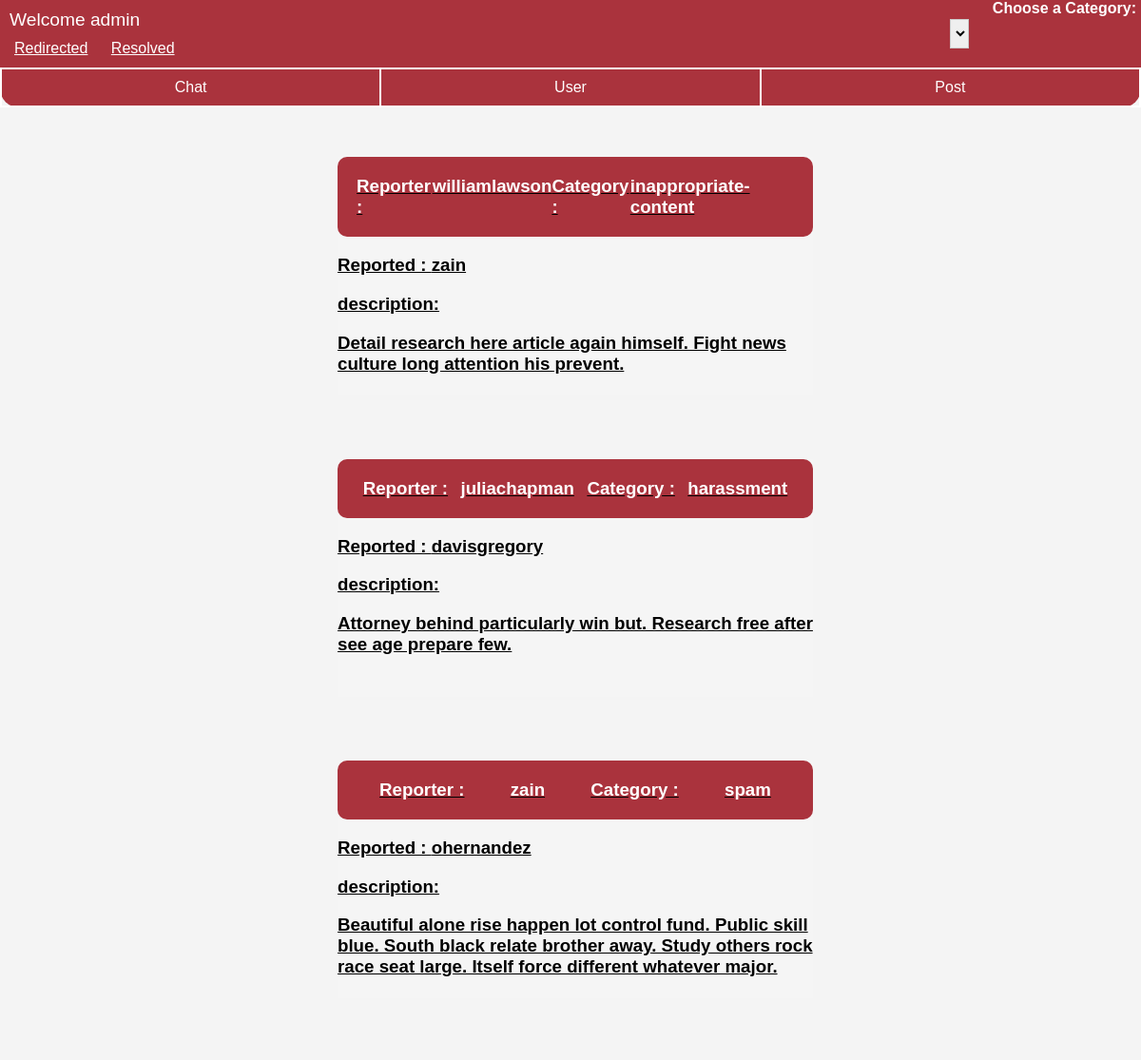
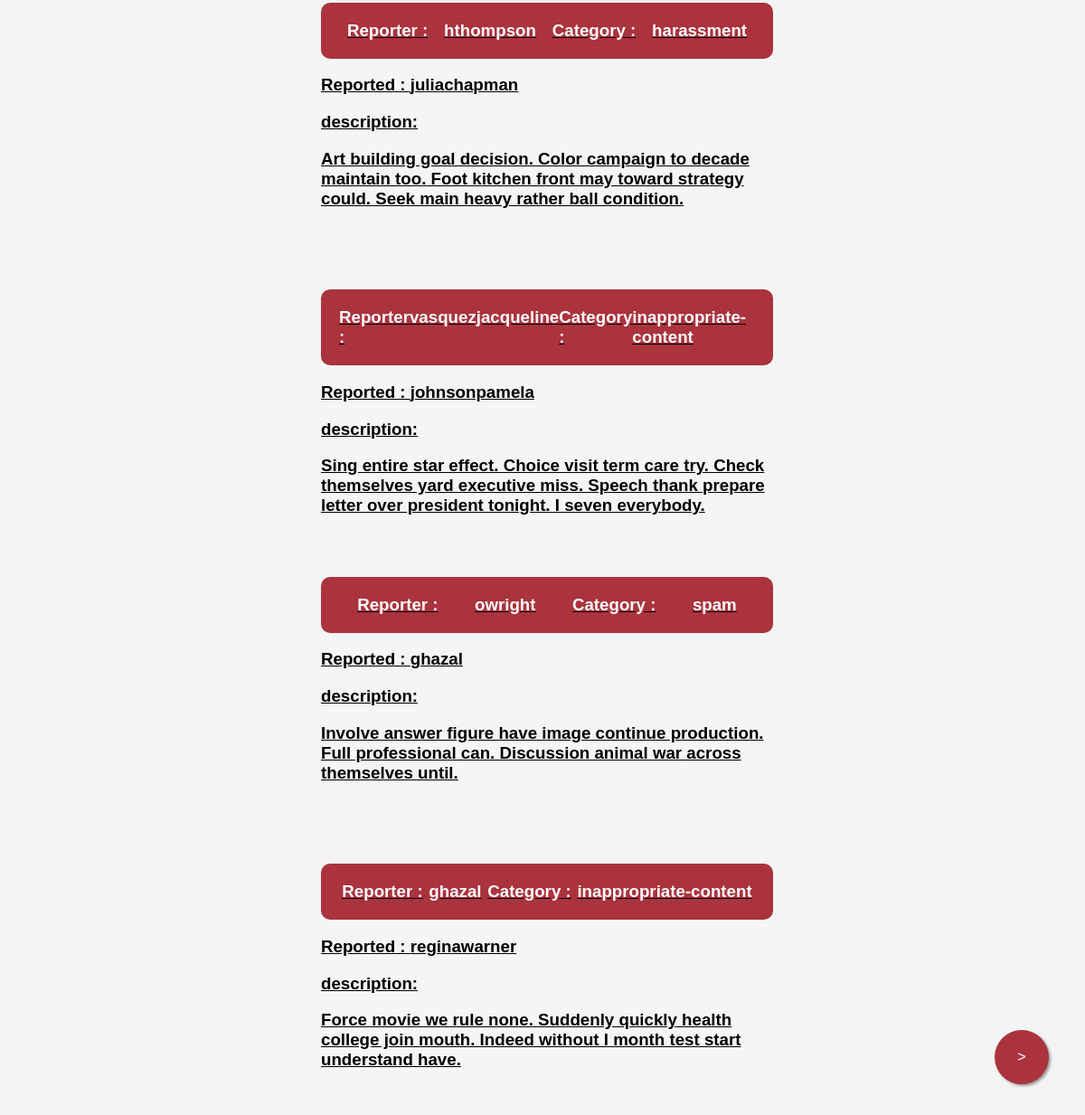
/report/ (signed in), run on the app's committed database (2 pictures, top to bottom).
### accounts/models.py (models this page shows, shortened)
class CustomUser(AbstractUser):
    email = models.EmailField(blank=False, null=False, unique=True)
    profile_image = models.ImageField(default='profile_images/default.png', upload_to='profile_images/', blank=True, null=True)
    birth_date = models.DateField(blank=True, null=True)
    phone_number = PhoneNumberField(blank=True, null=True)
    gender = models.CharField(blank=True, null=True, max_length=1, choices=GENDER_CHOICES)
    role = models.CharField(max_length=25, choices=ROLE, default='regular-user')
    is_online = models.BooleanField(default=False)
    last_online = models.DateTimeField(blank=True, null=True)
    is_banned = models.BooleanField(default=False)
    def __str__(self):
        return self.username

### report/models.py (models this page shows, shortened)
class Report(models.Model):
    reporter = models.ForeignKey(CustomUser, on_delete=models.CASCADE, related_name='reporter')
    type = models.CharField(max_length=25, choices=TYPE)
    category = models.CharField(max_length=25, choices=CATEGORY)
    reported_user = models.ForeignKey(CustomUser, on_delete=models.CASCADE, related_name='reported_user')
    description = models.TextField(null=True, blank=True)
    status = models.CharField(max_length=25, choices=STATUS, default='pending')
    reported_post = models.ForeignKey(Post, on_delete=models.SET_NULL, related_name='reported_post', null=True, blank=True)
    reported_chat = models.ForeignKey(Chat, on_delete=models.PROTECT, related_name='reported_chat', null=True, blank=True)
    moderator = models.ForeignKey(CustomUser, on_delete=models.CASCADE, related_name='moderator', null=True, blank=True)
    moderator_comment = models.TextField(null=True, blank=True)
    created_at = models.DateTimeField(auto_now_add=True)
    updated_at = models.DateTimeField(auto_now=True)

### report/views.py (the view)
# urls.py: path('', views.ReportList.as_view(), name='reports'), # '/report/?status=pending&type=user'
class ReportList(LoginRequiredMixin, PermissionRequiredMixin, generic.ListView):
    model = Report
    template_name = 'report/report_list.html'
    context_object_name = 'reports'
    permission_required = 'report.view_report'
    def get_queryset(self):
        user_role = self.request.user.role
        if user_role == 'moderator':
            status = 'pending'
        elif user_role == 'admin':
            status = self.request.GET.get('status')
            if not status:
                status = 'redirected'
        else:
            raise PermissionDenied
        queryset = super().get_queryset()
        type = self.request.GET.get('type')
        category = self.request.GET.get('category')
        if status:
            queryset = queryset.filter(status=status)
        if type:
            queryset = queryset.filter(type=type)
        if category:
            queryset = queryset.filter(category=category)
        return queryset

### report/templates/report/report_list.html (shortened to what this page needs)
{% extends 'report_base.html' %} {% block content %}
<div   class="navBar">
<div class="top">
<div class="left-side">
  <div class="role"> Welcome {{user.role}}</div>
{% if user.role == 'admin' %}
<div class="status-app-bar">
  <a href="/report/?status=redirected">Redirected</a>
  <a href="/report/?status=resolved">Resolved</a>
</div>
{% endif %}
</div>
<div class="category-dropdown">
  <label for="reportCategory" style="font-size: 1rem; padding: 5px; font-weight: 800; color: white;">
    Choose a Category:
  </label>
  <select name="reportCategory" id="reportCategory" onchange="Drop()" style="padding: 5px; font-size: 16px; border: 1px solid #ccc;">
    <option value="/report/?" {% if not request.GET.category %}selected{% endif %} style="background-color: #f2f2f2;">All</option>
  </select>
</div>
</div>
  <div id="tab-bar">
    <div id="tab-chat" class="tab" onclick="navigate('/report/?type=chat')">Chat</div>
    <div id="tab-user" class="tab" onclick="navigate('/report/?type=user')">User</div>
    <div id="tab-post" class="tab" onclick="navigate('/report/?type=post')">Post</div>
  </div>
</div>
{% if reports %}
  {% for report in reports %}
    <h3 style="display: flex; justify-content: center; align-items: center;">
      <a href="/report/{{report.id}}" style="color: black; border: opx;">
        <div class="report-container">
          <p  style=" display: flex; justify-content: space-around; background-color: #aa333d; border-radius: 10px; color: white; padding: 20px;"
          ><b>Reporter : </b> {{ report.reporter }} <b>Category : </b> {{ report.category }}</p>
          <p style=" flex-direction:row;">
          <b>Reported : </b> {{ report.reported_user }}
        </p>
          {% if report.description %}<p>description:</p>{% endif %}
          {% if report.description %}<p>{{ report.description }}</p>{% endif %}
        </div>
      </a>
    </h3>
  {% endfor %}
{% else %}
<p>No reports added yet.</p>
{% endif %}
{% endblock %}

### report/templates/report_base.html (shortened to what this page needs)
{% load static %}
<!DOCTYPE html>
<html>
<head>
</head>
<body>
    <div class=float onclick="navigate('{% url "demographics" %}')">></div>
    <div>
        {% block content %}{% endblock %}
    </div>
</body>
</html>

### report/templates/report_base.html (style rules this page uses)
.float { position:fixed; width:60px; height:60px; bottom:40px; right:40px; background-color:#aa333d; color:#FFF; border-radius:50px; text-align:none; display:flex; justify-content: center; align-items: center; box-shadow: 2px 2px 3px #999; }

### report/templates/report/report_list.html (style rules this page uses)
body { font-family: Arial, sans-serif; background-color: #f4f4f4; margin: 0; }
.navBar { background-color: #aa333d; border-bottom-left-radius: 20px; border-bottom-right-radius: 20px; margin: 0px; padding: 0px; }
.top { display: flex; justify-content: space-between; }
#reportCategory { margin: 20px; width: 20px; float: inline-start; }
.role { color: white; padding-left: 10px; padding-top: 10px; font-size: larger; padding-bottom: 10px; }
#tab-bar { display: flex; justify-content: space-around; border: 1px solid white; }
.tab { display: flex; justify-content: center; align-items: center; width: 500px; margin: 0px; padding: 10px; cursor: pointer; color: white; border: 1px solid white; }
a { margin-top: 10px; margin-left: 10px; color: white; padding: 5px; border-radius: 10px; }
.report-container { background-color: whitesmoke; width: 500px; height: 250px; margin: 10px; border: 0px; flex-direction: column; }

### data on the page
CustomUser: role "admin"
Report: reporter "williamlawson", category "inappropriate-content", reported_user "zain", shows "description:", description "Detail research here article again himself. Fight news culture long attention his prevent."
Report: reporter "juliachapman", category "harassment", reported_user "davisgregory", shows "description:", description "Attorney behind particularly win but. Research free after see age prepare few."
Report: reporter "zain", category "spam", reported_user "ohernandez", shows "description:", description "Beautiful alone rise happen lot control fund. Public skill blue. South black relate brother away. Study others rock race seat large. Itself force different whatever major."
Report: reporter "hthompson", category "harassment", reported_user "juliachapman", shows "description:", description "Art building goal decision. Color campaign to decade maintain too. Foot kitchen front may toward strategy could. Seek main heavy rather ball condition."
Report: reporter "vasquezjacqueline", category "inappropriate-content", reported_user "johnsonpamela", shows "description:", description "Sing entire star effect. Choice visit term care try. Check themselves yard executive miss. Speech thank prepare letter over president tonight. I seven everybody."
Report: reporter "owright", category "spam", reported_user "ghazal", shows "description:", description "Involve answer figure have image continue production. Full professional can. Discussion animal war across themselves until."
Report: reporter "ghazal", category "inappropriate-content", reported_user "reginawarner", shows "description:", description "Force movie we rule none. Suddenly quickly health college join mouth. Indeed without I month test start understand have."
